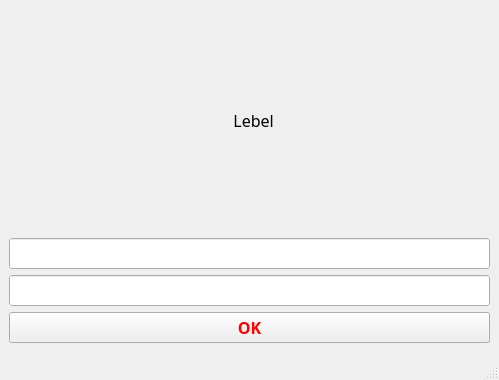
<?xml version="1.0" encoding="UTF-8"?>
<ui version="4.0">
 <class>MainWindow</class>
 <widget class="QMainWindow" name="MainWindow">
  <property name="geometry">
   <rect>
    <x>0</x>
    <y>0</y>
    <width>499</width>
    <height>380</height>
   </rect>
  </property>
  <property name="font">
   <font>
    <family>Sitka Subheading</family>
    <pointsize>12</pointsize>
   </font>
  </property>
  <property name="windowTitle">
   <string>MainWindow</string>
  </property>
  <widget class="QWidget" name="centralwidget">
   <layout class="QVBoxLayout" name="verticalLayout_2">
    <item>
     <widget class="QLabel" name="label">
      <property name="text">
       <string>                                                      Lebel</string>
      </property>
     </widget>
    </item>
    <item>
     <layout class="QVBoxLayout" name="verticalLayout">
      <item>
       <widget class="QLineEdit" name="lineEdit">
        <property name="enabled">
         <bool>true</bool>
        </property>
        <property name="font">
         <font>
          <family>Times New Roman</family>
          <pointsize>15</pointsize>
          <weight>75</weight>
          <bold>true</bold>
         </font>
        </property>
        <property name="cursor">
         <cursorShape>SizeVerCursor</cursorShape>
        </property>
        <property name="autoFillBackground">
         <bool>true</bool>
        </property>
       </widget>
      </item>
      <item>
       <widget class="QLineEdit" name="lineEdit_2">
        <property name="enabled">
         <bool>true</bool>
        </property>
        <property name="font">
         <font>
          <family>Times New Roman</family>
          <pointsize>15</pointsize>
          <weight>75</weight>
          <bold>true</bold>
         </font>
        </property>
        <property name="cursor">
         <cursorShape>SizeVerCursor</cursorShape>
        </property>
        <property name="autoFillBackground">
         <bool>true</bool>
        </property>
       </widget>
      </item>
      <item>
       <widget class="QPushButton" name="Ok">
        <property name="font">
         <font>
          <family>Modern No. 20</family>
          <weight>75</weight>
          <bold>true</bold>
         </font>
        </property>
        <property name="autoFillBackground">
         <bool>true</bool>
        </property>
        <property name="styleSheet">
         <string notr="true">QPushButton {
color:rgb(255, 0, 0)
}</string>
        </property>
        <property name="text">
         <string>OK</string>
        </property>
       </widget>
      </item>
     </layout>
    </item>
   </layout>
  </widget>
  <widget class="QMenuBar" name="menubar">
   <property name="geometry">
    <rect>
     <x>0</x>
     <y>0</y>
     <width>499</width>
     <height>29</height>
    </rect>
   </property>
  </widget>
  <widget class="QStatusBar" name="statusbar"/>
 </widget>
 <resources/>
 <connections/>
</ui>
